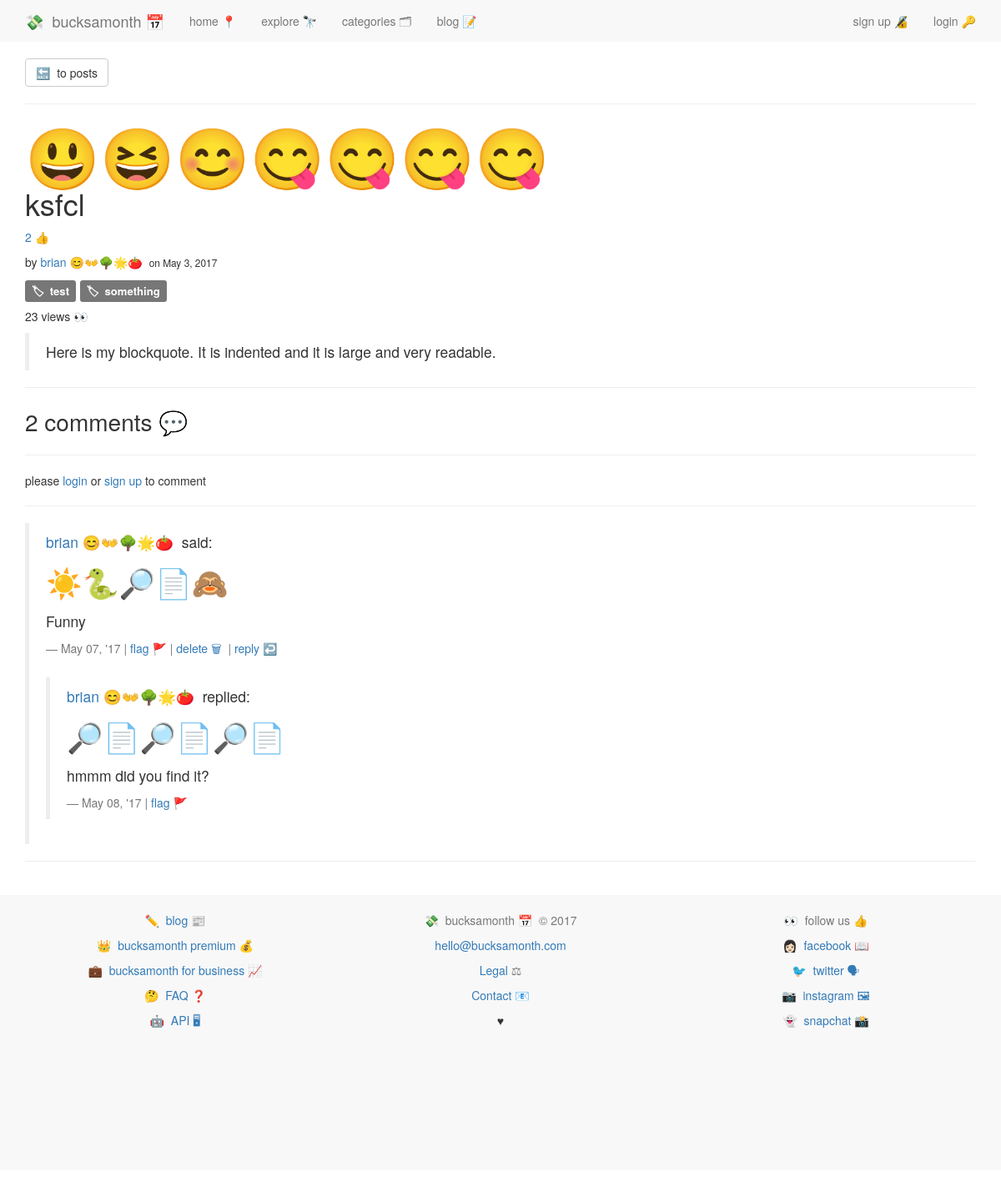
Page /blog/ksfcl/ on the committed database.
### blog/models.py (models this page shows, shortened)
class Post(models.Model):
    user               = models.ForeignKey(settings.AUTH_USER_MODEL)
    approved           = models.BooleanField(default=False, blank=True)
    title              = models.CharField(max_length=100)
    emoji              = models.CharField(max_length=50, blank=True)
    slug               = models.SlugField(unique=True)
    views              = models.PositiveIntegerField(default=0)
    services           = models.ManyToManyField(Service, blank=True, related_name="post_service")
    tags               = TaggableManager()
    likes              = models.ManyToManyField(settings.AUTH_USER_MODEL, blank=True, related_name='post_likes')
    content            = models.TextField()
    draft              = models.BooleanField(default=False)
    publish            = models.DateField(auto_now=False, auto_now_add=False)
    updated            = models.DateTimeField(auto_now=True, auto_now_add=False)
    timestamp          = models.DateTimeField(auto_now=False, auto_now_add=True)
    class Meta:
        ordering = ['-timestamp', '-updated']
    @property
    def comments(self):
        instance = self
        qs = Comment.objects.filter_by_instance(instance)
        return qs
    @property
    def get_content_type(self):
        instance = self
        content_type = ContentType.objects.get_for_model(instance.__class__)
        return content_type
    def get_absolute_url(self):
        return reverse("blog:detail", kwargs={"slug":self.slug})

### accounts/models.py (models this page shows, shortened)
class UserProfile(models.Model):
	user = models.OneToOneField(User)
	description = models.CharField(max_length=100, default='')
	twitter = models.CharField(max_length=100, default='')
	emoji = models.CharField(max_length=10, default='')
	facebook_url = models.URLField(max_length=400, blank=True)
	linkedin_url = models.URLField(max_length=400, blank=True)
	website = models.URLField(max_length=400, blank=True)
	setup = models.BooleanField(default=False)
	uid = models.CharField(default=uuid.uuid4, max_length=40)
	email_valid = models.BooleanField(default=False)
	followers = models.ManyToManyField('self')
	join_date = models.DateTimeField(auto_now_add=True, null=True, blank=True)

### comments/models.py (models this page shows, shortened)
class Comment(models.Model):
	user               = models.ForeignKey(settings.AUTH_USER_MODEL, default=1)
	content_type       = models.ForeignKey(ContentType, on_delete=models.CASCADE)
	object_id 	       = models.PositiveIntegerField()
	content_object     = GenericForeignKey('content_type', 'object_id')
	parent 	           = models.ForeignKey("self", null=True, blank=True)
	content            = models.TextField()
	flag			   = models.PositiveIntegerField(default=0)
	emoji			   = models.CharField(max_length=20, blank=True)
	timestamp          = models.DateTimeField(auto_now_add=True)
	class Meta:
		ordering = ['-timestamp']
	objects = CommentManager()
	def children(self):
		return Comment.objects.filter(parent=self)
	@property
	def is_parent(self):
		if self.parent is not None:
			return False
		return True

### blog/views.py (the view, shortened to what this page needs)
# urls.py: url(r'^(?P<slug>.+)/$', views.detail, name='detail'),
def detail(request, slug):
    instance = get_object_or_404(Post, slug=slug)
    instance.views += 1
    instance.save()
    initial_data = {
		'content_type':instance.get_content_type,
		'object_id':instance.id
	}
    form = CommentForm(request.POST or None, initial=initial_data)
    comments = instance.comments
    context = {
        'instance':instance,
        'comments':comments,
        'form':form,
    }
    return render(request, 'blog/post_detail.html', context)

### blog/models.py (called while the page is built)
def pre_save_post_receiver(sender, instance, *args, **kwargs):
	if not instance.slug:
		instance.slug = create_slug(instance)

### comments/models.py (called while the page is built)
	def filter_by_instance(self, instance):
		content_type = ContentType.objects.get_for_model(instance.__class__)
		obj_id = instance.id
		qs = super(CommentManager, self).filter(content_type=content_type, object_id=obj_id)
		return qs

### blog/templates/blog/post_detail.html (shortened to what this page needs)
{% extends 'base.html' %}
{% load crispy_forms_tags %}
{% block content %}
{% include 'nav.html' %}
  	<p><a class="btn btn-default" href="{% url 'blog:index'%}">🔙&nbsp;&nbsp;to posts</a></p>
  	<hr>
    <h1><span style="font-size:2em">{{ instance.emoji }}</span><br />{{ instance.title }} </h1>
      {% if user.is_authenticated %}
      <p><a class="like-btn" data-href="{{ instance.get_api_like_url }}" data-like="{{ instance.likes.count }}" href="#like">{{ instance.likes.count }} 👍 {% if request.user in instance.likes.all %}😃{% endif %}</a></p>
      {% else %}
      <p><a href="#login" data-toggle="modal" data-target="#myModal-login">{{ instance.likes.count }} 👍</a></p>
      {% endif %}
  		<p>by <a href="{% url 'blog:author_view' username=instance.user.username %}">{{ instance.user.username }} {{ instance.user.userprofile.emoji }}</a>&nbsp;&nbsp;<small>on {{ instance.publish }}</small></p>
      <p><span style="font-size:1.25em; word-wrap:break-word;">{% for tag in instance.tags.all %}<a href="{% url 'blog:tag_view' slug=tag.slug %}" class="label label-default" >🏷&nbsp;&nbsp;{{ tag }}</a> {% endfor %}</span></p>
      <p>{{ instance.views }} views 👀</p>
      <blockquote>
  		<div class="post-detail-item">{{ instance.content | safe }}</div>
    </blockquote>
  		<hr>
      <p style="font-size:2em;">{{ comments.count }} comment{{ comments.count | pluralize }} 💬</p>
      <hr>
      {% if user.is_authenticated %}
      <div class="">
      <form id="post-form" method="POST" action=".">
      {% csrf_token %}
      {{ form | crispy }}
      <br />
      <input type="submit" value="comment 🗣" class="btn btn-default"></input>
      </form>
      </div>
      {% else %}
      <p>please <a href="{% url 'accounts:login' %}">login</a> or <a href="{% url 'accounts:register' %}">sign up</a> to comment</p>
      {% endif %}
      <hr>
      {% for comment in comments %}
        {% if comment.is_parent %}
      <blockquote>
      <p><span style="font-size:1em;"><a class="link-fancy" href="{% url 'users:view_profile' username=comment.user.username %}">{{ comment.user.username }} {{ comment.user.userprofile.emoji }}</a>&nbsp;&nbsp;said:</span></p>
      <p style="font-size:2em;">{{ comment.emoji }}</p>
      <p>{{comment.content | linebreaks }}</p>
      <small>{{ comment.timestamp | date:"M d, 'y"  }} | <a href="{% url 'comments:flag_comment' pk=comment.pk %}">flag 🚩</a> | <a href="{% url 'comments:delete_comment' pk=comment.pk %}">delete 🗑</a>&nbsp;&nbsp;| <a class="comment-reply-btn" href="#">reply ↩️</a></small>
      {% for reply in comment.children %}
      <br />
      <blockquote>
        <p><span style="font-size:1em;"><a class="link-fancy" href="{% url 'users:view_profile' username=reply.user.username %}">{{ reply.user.username }} {{ reply.user.userprofile.emoji }}</a>&nbsp;&nbsp;replied:</span></p>
        <p style="font-size:2em;">{{ reply.emoji }}</p>
        <p>{{ reply.content }}</p>
        <small>{{ reply.timestamp | date:"M d, 'y"  }} | <a href="{% url 'comments:flag_comment' pk=comment.pk %}">flag 🚩</a></small>
      </blockquote>
      {% endfor %}
    </blockquote>
      <hr>
      {% endif %}
      {% endfor %}
{% endblock %}

### static/css/main.css (style rules this page uses)
body { min-height: 200px; padding-top: 70px; padding-bottom: 20px; }
a { text-decoration: none; }
.link-fancy { text-decoration: none; }

### rows in the picture
Post: emoji "😃😆😊😋😋😋😋", title "ksfcl", likes.count "2", user.username "brian", user.userprofile.emoji "😊👐🌳🌟🍅", publish "May 3, 2017", views "23", content "Here is my blockquote. It is indented and it is large and very readable."
Tag: name "test"
Tag: name "something"
Comment: user.username "brian", user.userprofile.emoji "😊👐🌳🌟🍅", emoji "☀️🐍🔎📄🙈", content "Funny", timestamp "May 07, '17"
Comment: user.username "brian", user.userprofile.emoji "😊👐🌳🌟🍅", emoji "🔎📄🔎📄🔎📄", content "hmmm did you find it?", timestamp "May 08, '17"

### other values in the picture
{{ comments.count }} "2"
{{ comments.count | pluralize }} "s"
